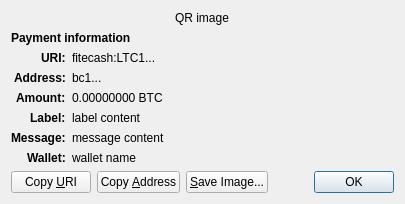
<?xml version="1.0" encoding="UTF-8"?>
<ui version="4.0">
 <class>ReceiveRequestDialog</class>
 <widget class="QDialog" name="ReceiveRequestDialog">
  <property name="geometry">
   <rect>
    <x>0</x>
    <y>0</y>
    <width>413</width>
    <height>229</height>
   </rect>
  </property>
  <property name="windowTitle">
   <string>Request payment to ...</string>
  </property>
  <layout class="QGridLayout" name="gridLayout" columnstretch="0,1">
   <property name="sizeConstraint">
    <enum>QLayout::SetFixedSize</enum>
   </property>
   <item row="0" column="0" colspan="2" alignment="Qt::AlignHCenter">
    <widget class="QRImageWidget" name="qr_code">
     <property name="text">
      <string notr="true">QR image</string>
     </property>
     <property name="textInteractionFlags">
      <set>Qt::NoTextInteraction</set>
     </property>
    </widget>
   </item>
   <item row="1" column="0" colspan="2">
    <widget class="QLabel" name="payment_header">
     <property name="font">
      <font>
       <weight>75</weight>
       <bold>true</bold>
      </font>
     </property>
     <property name="text">
      <string>Payment information</string>
     </property>
     <property name="textInteractionFlags">
      <set>Qt::NoTextInteraction</set>
     </property>
    </widget>
   </item>
   <item row="2" column="0" alignment="Qt::AlignRight|Qt::AlignTop">
    <widget class="QLabel" name="uri_tag">
     <property name="font">
      <font>
       <weight>75</weight>
       <bold>true</bold>
      </font>
     </property>
     <property name="text">
      <string notr="true">URI:</string>
     </property>
     <property name="textFormat">
      <enum>Qt::PlainText</enum>
     </property>
     <property name="textInteractionFlags">
      <set>Qt::NoTextInteraction</set>
     </property>
    </widget>
   </item>
   <item row="2" column="1" alignment="Qt::AlignTop">
    <widget class="QLabel" name="uri_content">
     <property name="text">
      <string notr="true">fitecash:LTC1...</string>
     </property>
     <property name="textFormat">
      <enum>Qt::RichText</enum>
     </property>
     <property name="wordWrap">
      <bool>true</bool>
     </property>
     <property name="textInteractionFlags">
      <set>Qt::TextSelectableByMouse</set>
     </property>
    </widget>
   </item>
   <item row="3" column="0" alignment="Qt::AlignRight|Qt::AlignTop">
    <widget class="QLabel" name="address_tag">
     <property name="font">
      <font>
       <weight>75</weight>
       <bold>true</bold>
      </font>
     </property>
     <property name="text">
      <string>Address:</string>
     </property>
     <property name="textInteractionFlags">
      <set>Qt::NoTextInteraction</set>
     </property>
    </widget>
   </item>
   <item row="3" column="1" alignment="Qt::AlignTop">
    <widget class="QLabel" name="address_content">
     <property name="text">
      <string notr="true">bc1...</string>
     </property>
     <property name="textFormat">
      <enum>Qt::PlainText</enum>
     </property>
     <property name="textInteractionFlags">
      <set>Qt::TextSelectableByMouse</set>
     </property>
    </widget>
   </item>
   <item row="4" column="0" alignment="Qt::AlignRight|Qt::AlignTop">
    <widget class="QLabel" name="amount_tag">
     <property name="font">
      <font>
       <weight>75</weight>
       <bold>true</bold>
      </font>
     </property>
     <property name="text">
      <string>Amount:</string>
     </property>
     <property name="textInteractionFlags">
      <set>Qt::NoTextInteraction</set>
     </property>
    </widget>
   </item>
   <item row="4" column="1" alignment="Qt::AlignTop">
    <widget class="QLabel" name="amount_content">
     <property name="text">
      <string notr="true">0.00000000 BTC</string>
     </property>
     <property name="textFormat">
      <enum>Qt::PlainText</enum>
     </property>
     <property name="textInteractionFlags">
      <set>Qt::TextSelectableByMouse</set>
     </property>
    </widget>
   </item>
   <item row="5" column="0" alignment="Qt::AlignRight|Qt::AlignTop">
    <widget class="QLabel" name="label_tag">
     <property name="font">
      <font>
       <weight>75</weight>
       <bold>true</bold>
      </font>
     </property>
     <property name="text">
      <string>Label:</string>
     </property>
     <property name="textInteractionFlags">
      <set>Qt::NoTextInteraction</set>
     </property>
    </widget>
   </item>
   <item row="5" column="1" alignment="Qt::AlignTop">
    <widget class="QLabel" name="label_content">
     <property name="text">
      <string notr="true">label content</string>
     </property>
     <property name="textFormat">
      <enum>Qt::PlainText</enum>
     </property>
     <property name="wordWrap">
      <bool>true</bool>
     </property>
     <property name="textInteractionFlags">
      <set>Qt::TextSelectableByMouse</set>
     </property>
    </widget>
   </item>
   <item row="6" column="0" alignment="Qt::AlignRight|Qt::AlignTop">
    <widget class="QLabel" name="message_tag">
     <property name="font">
      <font>
       <weight>75</weight>
       <bold>true</bold>
      </font>
     </property>
     <property name="text">
      <string>Message:</string>
     </property>
     <property name="textInteractionFlags">
      <set>Qt::NoTextInteraction</set>
     </property>
    </widget>
   </item>
   <item row="6" column="1" alignment="Qt::AlignTop">
    <widget class="QLabel" name="message_content">
     <property name="text">
      <string notr="true">message content</string>
     </property>
     <property name="textFormat">
      <enum>Qt::PlainText</enum>
     </property>
     <property name="wordWrap">
      <bool>true</bool>
     </property>
     <property name="textInteractionFlags">
      <set>Qt::TextSelectableByMouse</set>
     </property>
    </widget>
   </item>
   <item row="7" column="0" alignment="Qt::AlignRight|Qt::AlignTop">
    <widget class="QLabel" name="wallet_tag">
     <property name="font">
      <font>
       <weight>75</weight>
       <bold>true</bold>
      </font>
     </property>
     <property name="text">
      <string>Wallet:</string>
     </property>
     <property name="textInteractionFlags">
      <set>Qt::NoTextInteraction</set>
     </property>
    </widget>
   </item>
   <item row="7" column="1" alignment="Qt::AlignTop">
    <widget class="QLabel" name="wallet_content">
     <property name="text">
      <string notr="true">wallet name</string>
     </property>
     <property name="textFormat">
      <enum>Qt::PlainText</enum>
     </property>
     <property name="wordWrap">
      <bool>true</bool>
     </property>
     <property name="textInteractionFlags">
      <set>Qt::TextSelectableByMouse</set>
     </property>
    </widget>
   </item>
   <item row="8" column="0" colspan="2">
    <layout class="QHBoxLayout" name="horizontalLayout">
     <item>
      <widget class="QPushButton" name="btnCopyURI">
       <property name="text">
        <string>Copy &amp;URI</string>
       </property>
       <property name="autoDefault">
        <bool>false</bool>
       </property>
      </widget>
     </item>
     <item>
      <widget class="QPushButton" name="btnCopyAddress">
       <property name="text">
        <string>Copy &amp;Address</string>
       </property>
       <property name="autoDefault">
        <bool>false</bool>
       </property>
      </widget>
     </item>
     <item>
      <widget class="QPushButton" name="btnSaveAs">
       <property name="text">
        <string>&amp;Save Image...</string>
       </property>
       <property name="autoDefault">
        <bool>false</bool>
       </property>
      </widget>
     </item>
     <item>
      <spacer name="horizontalSpacer_2">
       <property name="orientation">
        <enum>Qt::Horizontal</enum>
       </property>
       <property name="sizeHint" stdset="0">
        <size>
         <width>40</width>
         <height>20</height>
        </size>
       </property>
      </spacer>
     </item>
     <item>
      <widget class="QDialogButtonBox" name="buttonBox">
       <property name="focusPolicy">
        <enum>Qt::StrongFocus</enum>
       </property>
       <property name="standardButtons">
        <set>QDialogButtonBox::Ok</set>
       </property>
      </widget>
     </item>
    </layout>
   </item>
  </layout>
 </widget>
 <customwidgets>
  <customwidget>
   <class>QRImageWidget</class>
   <extends>QLabel</extends>
   <header>qt/qrimagewidget.h</header>
  </customwidget>
 </customwidgets>
 <tabstops>
  <tabstop>buttonBox</tabstop>
  <tabstop>btnCopyURI</tabstop>
  <tabstop>btnCopyAddress</tabstop>
  <tabstop>btnSaveAs</tabstop>
 </tabstops>
 <resources/>
 <connections>
  <connection>
   <sender>buttonBox</sender>
   <signal>accepted()</signal>
   <receiver>ReceiveRequestDialog</receiver>
   <slot>accept()</slot>
   <hints>
    <hint type="sourcelabel">
     <x>135</x>
     <y>230</y>
    </hint>
    <hint type="destinationlabel">
     <x>135</x>
     <y>126</y>
    </hint>
   </hints>
  </connection>
 </connections>
</ui>
